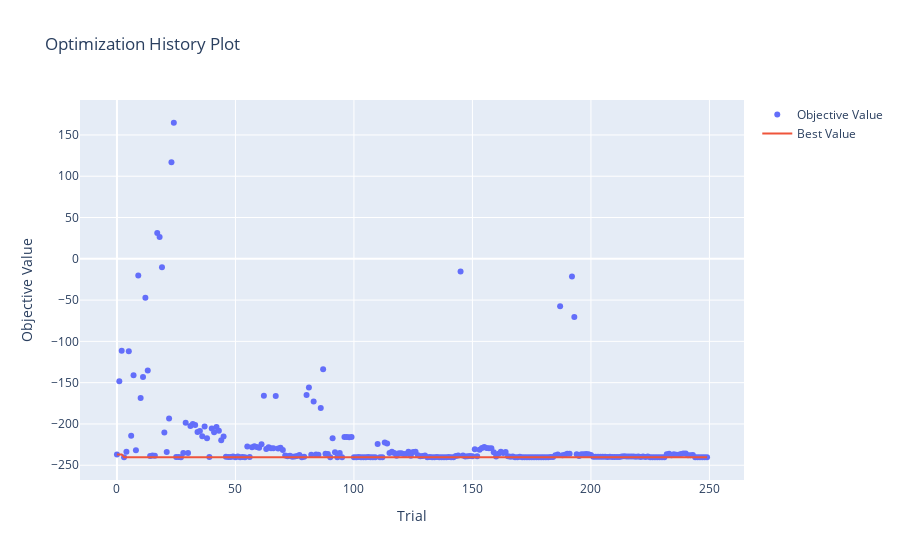

Here is the notebook cell this chart was saved with:
### Code cell
optuna.visualization.plot_optimization_history(study)

### Figure 1 — Plotly figure (JSON) as saved in the notebook; plotly's stock layout.template omitted (floating-point values rounded to 4 significant figures; data arrays with more than 128 entries replaced by an {"elided": "..."} marker saying what was removed)
{"data": [{"mode": "markers", "name": "Objective Value", "type": "scatter", "x": {"elided": "250 int values"}, "y": {"elided": "250 float values"}}, {"mode": "lines", "name": "Best Value", "type": "scatter", "x": {"elided": "250 int values"}, "y": {"elided": "250 float values"}}, {"marker": {"color": "#cccccc"}, "mode": "markers", "name": "Infeasible Trial", "showlegend": false, "type": "scatter", "x": [], "y": []}], "layout": {"title": {"text": "Optimization History Plot"}, "xaxis": {"title": {"text": "Trial"}}, "yaxis": {"title": {"text": "Objective Value"}}}}
